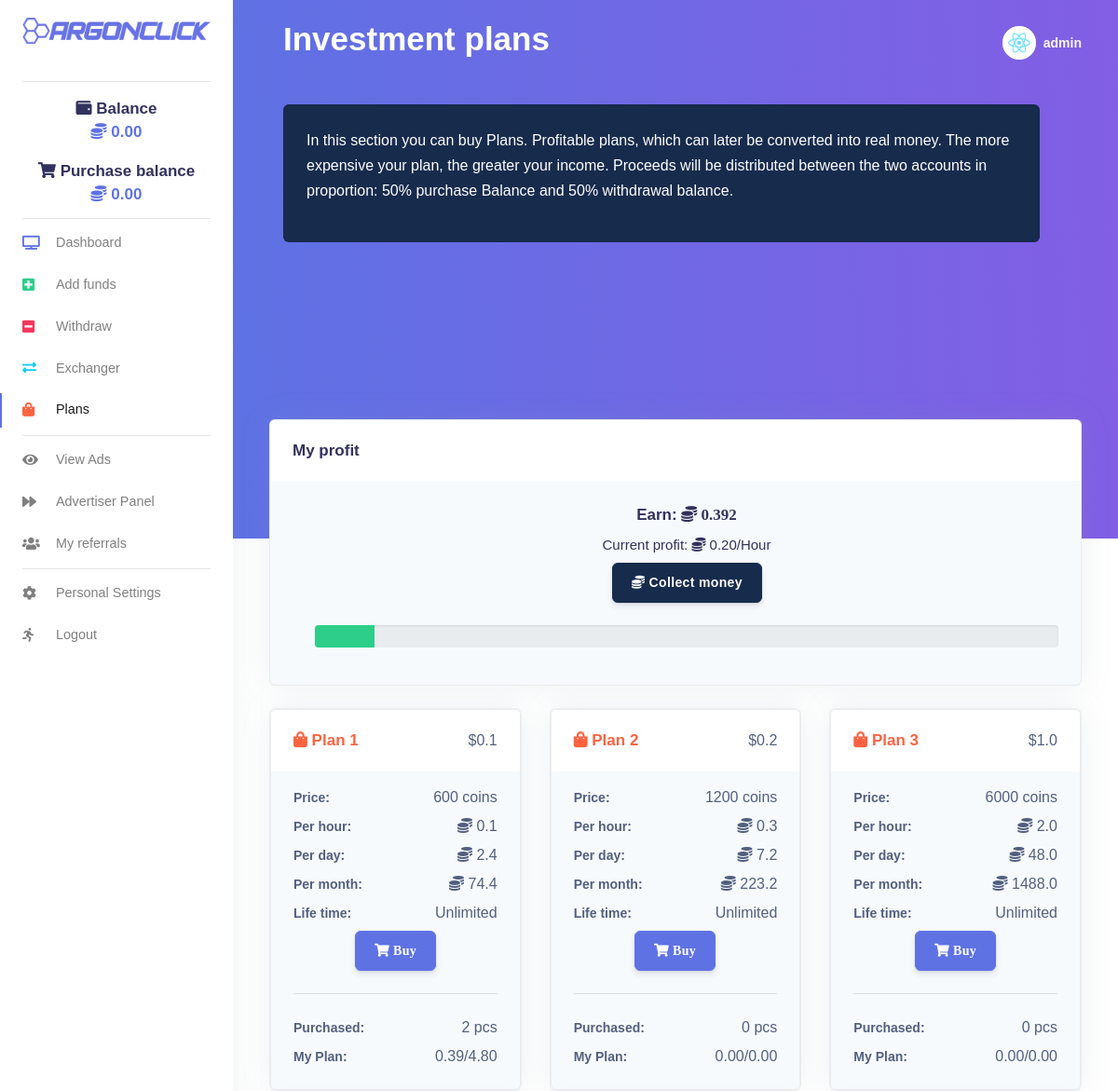
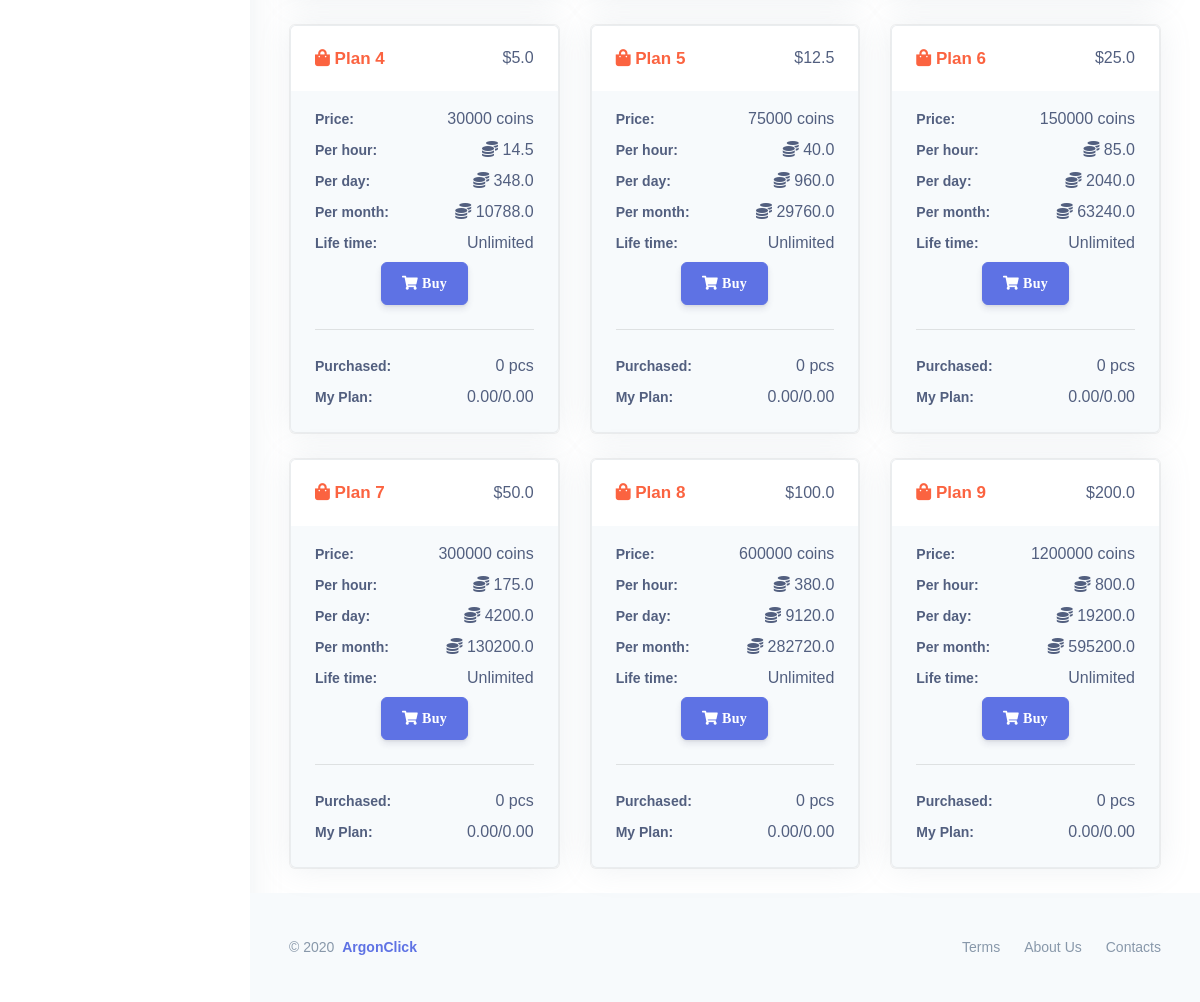
Screenshot of /plans/ (signed in) with the database file from the repository (2 pictures, top to bottom).
### frontend/models.py (models this page shows, shortened)
class Profile(models.Model):
    user = models.OneToOneField(User, on_delete=models.CASCADE)
    bio = models.TextField(max_length=500, blank=True)
    code = models.CharField(max_length=6, blank=True)
    recommended_by = models.ForeignKey(User, on_delete=models.CASCADE, blank=True, null=True, related_name="ref_by")
    balance = models.FloatField(default=0.00, max_length=7)
    purchase_balance = models.FloatField(default=0.00, max_length=7)
    click = models.IntegerField(default=0)
    per_hour = models.FloatField(default=0.00, max_length=7)
    profit = models.FloatField(default=0.00, max_length=7)
    alltime_earning = models.FloatField(default=0.00)
    investment_plans = models.TextField(blank=True, null=True)
    all_deposits = models.FloatField(default=0.00, max_length=7)
    earned_click = models.FloatField(default=0.00, max_length=7)
    deposit = models.FloatField(default=0.00, max_length=7)
    paid_out = models.FloatField(default=0.00, max_length=7)
    payeer = models.CharField(max_length=9, blank=True, null=True)
    perfectmoney = models.CharField(max_length=9, blank=True, null=True)
    created = models.DateTimeField(auto_now_add=True)
    plan_created = models.DateTimeField(auto_now_add=True)
    no_plan = models.IntegerField(default=0)
    no_ad = models.IntegerField(default=0)
    title = models.CharField(max_length=70, blank=True, null=True)
    url = models.URLField(blank=True, max_length=200)
    ads = models.TextField(blank=True, null=True)
    plans = models.TextField(blank=True, null=True)
    def save(self, *args, **kwargs):
        if self.code == '':
            code = generate_ref_code()
            self.code = code
        super().save(*args, **kwargs)

class PlansPlan(models.Model):
    price = models.IntegerField(default=0)
    price_in_dollor  = models.FloatField(default=0)
    per_hour = models.FloatField(default=0)
    per_day = models.FloatField(default=0)
    per_month = models.FloatField(default=0)
    life_time = models.CharField(max_length=10, null=True, blank=True)
    def save(self, *args, **kwargs):
        super().save(*args, **kwargs)

### frontend/views.py (the view, shortened to what this page needs)
# urls.py: path('plans/', views.plans, name="plans_page"),
@login_required(login_url='login_page')
def plans(request, *args, **kwargs):
    user_obj = User.objects.get(username=str(request.user.username))
    profile = Profile.objects.get(user=user_obj)
    if profile.plans in ['plans', None]: profile.ads = ''
    if profile.investment_plans in ['plans', None]: profile.investment_plans = ''
    a = pytz.utc.localize(datetime.utcnow())
    b = a-profile.plan_created
    second = b.seconds
    hour = second/3600
    profile.per_hour = 0
    b = save_asList(profile, profile.investment_plans)
    l = PlansPlan.objects.count()
    prof = [0]*l
    max_prof = [0]*l
    for plan in PlansPlan.objects.all():
        profile.per_hour += plan.per_hour*int(b[plan.id-1])
        if len(save_asList(profile, profile.investment_plans)) != PlansPlan.objects.count():
            profile.investment_plans += f"0"
        plan.save()
    for i in range(l):
        plan = PlansPlan.objects.get(id=i+1)
        max_prof[i] = 24*plan.per_hour*int(b[i])
        if hour > 24:
            profile.profit = 24*profile.per_hour
            prof[i] = 24*plan.per_hour*int(b[i])
        else:
            profile.profit = hour*profile.per_hour
            prof[i] = hour*plan.per_hour*int(b[i])
    if "collect" in request.POST:
        profile.balance += profile.profit/2
        profile.purchase_balance += profile.profit/2
        profile.profit = 0
        profile.plan_created = pytz.utc.localize(datetime.utcnow())
    if profile.profit > profile.per_hour*24:
        profile.profit = profile.per_hour*24
        max_profit = 100
    elif profile.profit == 0:
        max_profit = 0
    else:
        max_profit = int((profile.profit/(profile.per_hour*24)*100))
    profile.save()
    return render(request, 'frontend/plans.html', {"profile": profile,
                                                   "plans": zip(PlansPlan.objects.all(), prof, max_prof, save_asList(profile, profile.investment_plans)),
                                                   "profit": profile.profit,
                                                   "max_profit": max_profit,
                                                   })

### frontend/templates/frontend/plans.html (shortened to what this page needs)
{% load i18n static %}<!DOCTYPE html>
{% load static %}
{% load compress %}
{% get_current_language as LANGUAGE_CODE %}{% get_current_language_bidi as LANGUAGE_BIDI %}
<html lang="{{ LANGUAGE_CODE|default:"en-us" }}" {% if LANGUAGE_BIDI %}dir="rtl"{% endif %}>
<head>
    {% compress css %}
    <link rel="stylesheet" type="text/css" href="{% static 'css/css.css' %}" charset="utf-8">
    <link rel="stylesheet" href="https://cdnjs.cloudflare.com/ajax/libs/font-awesome/5.5.0/css/all.css" type="text/css" charset="utf-8">
    <link rel="stylesheet" href="https://appsrv1-147a1.kxcdn.com/black-dashboard/css/nucleo-icons.min.css" type="text/css" charset="utf-8">
    <link rel="stylesheet" type="text/css" href="{% static 'css/argon-dashboard.css' %}" charset="utf-8">
    <link rel="stylesheet" type="text/css" href="{% static 'css/animate.css' %}" charset="utf-8">
    {% endcompress %}
</head>
{% load i18n %}
<body class="body">
<nav class="navbar navbar-vertical fixed-left navbar-expand-md navbar-light bg-white" id="sidenav-main">
  <div class="container-fluid">
    <a class="navbar-brand pt-0" href="{% url 'home_page' %}"> <img src="{% static 'img/blue.png' %}" class="navbar-brand-img" alt="..."> </a>
    <div class="collapse navbar-collapse" id="sidenav-collapse-main">
        <hr class="my--2">
      <ul id="wallet-shopping" class="navbar-nav">
           <div class="text-center mt-4">
                    <h3><i class="fas fa-wallet"></i> Balance</h3>
                    <div class="h3 font-weight-bold text-primary mt--2"> <i class="fas fa-coins"></i>  {{ profile.balance|floatformat:2 }}</div>
                  </div>
             <div class="text-center mt-2">
                    <h3><i class="fas fa-shopping-cart"></i> Purchase balance</h3>
                    <div class="h3 font-weight-bold text-primary mt--2"> <i class="fas fa-coins"></i>  {{ profile.purchase_balance|floatformat:2  }}</div>
                  </div>
      </ul>
           <hr class="my-1">
      <ul class="navbar-nav">
        <li class="nav-item"> <a class="nav-link" href="{% url 'account_page' %}"> <i class="fa fa-tv text-primary"></i> Dashboard </a> </li>
        <li class="nav-item"> <a class="nav-link" href="{% url 'insert_page' %}"> <i class="fa fa-plus-square text-success"></i> Add funds </a> </li>
        <li class="nav-item"> <a class="nav-link" href="{% url 'payment_page' %}"> <i class="fa fa-minus-square text-red"></i> Withdraw </a> </li>
        <li class="nav-item"> <a class="nav-link" href="{% url 'exchange_page' %}"> <i class="fas fa-exchange-alt text-info"></i> Exchanger </a> </li>
        <li class="nav-item"> <a class="nav-link active" href="{% url 'plans_page' %}"> <i class="fa fa-shopping-bag text-warning"></i> Plans </a> </li>
      </ul>
      <hr class="my-1">
      <ul class="navbar-nav">
        <li class="nav-item"> <a class="nav-link" href="{% url 'viewads_page' %}"> <i class="fa fa-eye"></i> View Ads </a> </li>
        <li class="nav-item"> <a class="nav-link" href="{% url 'viewads_add_page' %}"> <i class="fa fa-forward"></i> Advertiser Panel </a> </li>
        <li class="nav-item"> <a class="nav-link" href="{% url 'referrals_page' %}"> <i class="fa fa-users"></i> My referrals </a> </li>
      </ul>
      <hr class="my-1">
      <ul class="navbar-nav">
        <li class="nav-item"> <a class="nav-link" href="{% url 'settings_page' %}"> <i class="fa fa-cog"></i> Personal Settings </a> </li>
        <li class="nav-item"> <a class="nav-link" href="{% url 'exit_page' %}"> <i class="fas fa-running"></i> Logout </a> </li>
      </ul>
    </div>
  </div>
</nav>
  <div class="main-content">
    <nav class="navbar navbar-top navbar-expand-md navbar-dark" id="navbar-main">
      <div class="container-fluid">
        <div class="col">
          <h1 class="display-3 text-white">Investment plans</h1>
        </div>
      <ul class="navbar-nav align-items-center d-none d-md-flex">
        <li class="nav-item dropdown"> <a class="nav-link pr-0" href="#" role="button" data-toggle="dropdown" aria-haspopup="true" aria-expanded="false">
          <div class="media align-items-center"> <span class="avatar avatar-sm rounded-circle"> <img alt="Image placeholder" src="{% static 'img/react.jpg' %}"> </span>
            <div class="media-body ml-2 d-none d-lg-block"> <span class="mb-0 text-sm  font-weight-bold notranslate">{{ user.username|default:'Guest' }}</span> </div>
          </div>
          </a>
        </li>
      </ul>
      </div>
    </nav>
    <div class="header bg-gradient-primary pb-9 pt-7 pt-md-8">
      <div class="container-fluid d-flex align-items-center mt--3">
        <div class="row  col">
          <div class="col-xl-12 col-lg-12">
            <div class="card bg-default">
              <div class="card-body">
                <div class="text-white">
                  <p>In this section you can buy Plans. Profitable
plans, which can later be converted into real money. The more expensive
your plan, the greater your income. Proceeds will be distributed between
 the two accounts in proportion: 50% purchase Balance and 50% withdrawal
 balance.</p>
                </div>
              </div>
            </div>
          </div>
        </div>
      </div>
	  <div class="col-lg-12 text-center mt-4">
<iframe data-aa="1328909" src="//ad.a-ads.com/1328909?size=468x60" scrolling="no" style="width:468px; height:60px; border:0px; padding:0; overflow:hidden" allowtransparency="true" oz7o138jx=""></iframe>
<iframe data-aa="1328909" src="//ad.a-ads.com/1328909?size=468x60" scrolling="no" style="width:468px; height:60px; border:0px; padding:0; overflow:hidden" allowtransparency="true" oz7o138jx=""></iframe>
</div>
    </div>
    <div class="container-fluid mt--8">
      <div id="rate_click" class="row">
        <div class="col-xl-12">
          <div class="card bg-secondary shadow">
            <div class="card-header bg-white border-0">
              <div class="row align-items-center">
                <div class="col-8">
                  <h3 class="mb-0">My profit</h3>
                </div>
              </div>
            </div>
            <div class="card-body">
              <div class="pl-lg-4">
                <div class="row">
                  <div class="col-lg-12">
                    <div class="text-center">
                        <h3>Earn: <span class="fas fa-coins notranslate" id="Sbor"> {{ profit|floatformat:3 }}</span></h3>
                      <div class="h4 font-weight-300">Current profit: <i class="fas fa-coins"></i> {{ profile.per_hour|floatformat:2 }}/Hour</div>
                      <form action="{% url 'plans_page' %}" method="post">
                        <button class="btn btn-default" name="collect" id="collect-btn" type="submit">
                          <span class="btn-inner--icon"><i class="fa fa-coins"></i></span>
                          <span class="btn-inner--text">Collect money</span>
                        </button>
                      </form>
                      <br />
                    {% if max_profit <= 50 %}
                      <div class="progress">
                          <div class="progress-bar bg-success" role="progressbar" style="width: {{max_profit}}%" aria-valuenow="25" aria-valuemin="0" aria-valuemax="100"></div>
                      </div>
                    {% elif 50 < max_profit < 100 %}
                      <div class="progress">
                          <div class="progress-bar bg-warning" role="progressbar" style="width: {{max_profit}}%" aria-valuenow="75" aria-valuemin="0" aria-valuemax="100"></div>
                      </div>
                      {% elif max_profit >= 100 %}
                      <div class="progress">
                      <div class="progress-bar bg-danger" role="progressbar" style="width: 100%" aria-valuenow="100" aria-valuemin="0" aria-valuemax="100"></div>
                      </div>
                    {% endif %}
                    </div>
                  </div>
                </div>
              </div>
            </div>
          </div>
        </div>
      </div>
    </div>
    <div class="container-fluid">
      <div id="show_table" class="row">
          {% for plan, p, mp, pcs in plans %}
          <div class="col-xl-4 col-lg-6 mt-4">
            <div class="card card-stats mb-4 mb-xl-0">
              <div class="card bg-secondary shadow">
                <div class="card-header bg-white border-0">
                  <div class="row align-items-center">
                    <div class="col-8">
                        <h3 class="mb-0 text-warning"><span class="fa fa-shopping-bag"></span> Plan {{plan.id}}</h3>
                    </div>
                    <div class="col-4 text-right">${{plan.price_in_dollor}}</div>
                  </div>
                </div>
                <div class="card-body">
                  <div class="row">
                    <div class="col-lg-12">
                      <div>
                        <label class="form-control-label">Price:</label>
                        <span class="float-right">{{plan.price}} coins</span>
                      </div>
                      <div>
                        <label class="form-control-label">Per hour:</label>
                        <span class="float-right"><span class="fas fa-coins"></span> {{plan.per_hour}}</span>
                      </div>
                      <div>
                        <label class="form-control-label">Per day:</label>
                        <span class="float-right"><span class="fas fa-coins"></span> {{plan.per_day}}</span>
                      </div>
                      <div>
                        <label class="form-control-label">Per month:</label>
                        <span class="float-right"><span class="fas fa-coins"></span> {{plan.per_month}}</span>
                      </div>
					  <div>
                        <label class="form-control-label">Life time:</label>
                        <span class="float-right">Unlimited</span>
                      </div>
                    </div>
                  </div>
                  <div class="text-center">
                      <form action="{% url 'plans_page' %}" method="post">
                        <button class="btn fas fa-shopping-cart btn-3 btn-primary" name="{{plan.id}}" type="submit">
                        <span class="btn-inner--text">Buy</span>
                      </button>
                    </form>
                  </div>
                  <hr class="my-4">
                  <div class="row">
                    <div class="col-lg-12">
                      <div>
                        <label class="form-control-label">Purchased:</label>
                        <span class="float-right">{{ pcs }} pcs</span>
                      </div>
                      <div>
                        <label class="form-control-label">My Plan:</label>
                        <span class="float-right notranslate" id="Sbor{{plan.id}}">{{ p|floatformat:2 }}/{{ mp|floatformat:2 }}</span>
                      </div>
                    </div>
                  </div>
                </div>
              </div>
            </div>
          </div>
          {% endfor %}
      </div>
    </div>
    <footer class="footer mt-4">
      <div class="container-fluid">
        <div class="row align-items-center justify-content-xl-between">
          <div class="col-xl-6">
            <div class="copyright text-center text-xl-left text-muted"> © 2020 <a href="{% url 'home_page' %}" class="font-weight-bold ml-1">ArgonClick</a> </div>
          </div>
          <div class="col-xl-6">
            <ul class="nav nav-footer justify-content-center justify-content-xl-end">
              <li class="nav-item"> <a href="{% url 'terms_page' %}" class="nav-link">Terms</a> </li>
              <li class="nav-item"> <a href="{% url 'about_page'%}" class="nav-link">About Us</a> </li>
              <li class="nav-item"> <a href="{% url 'contacts_page' %}" class="nav-link">Contacts</a> </li>
            </ul>
          </div>
        </div>
      </div>
    </footer>
  </div>
</body></html>

### rows the page displays
Profile: balance "0.00", purchase_balance "0.00", profit "0.392", per_hour "0.20"
PlansPlan: id "1", price_in_dollor "0.1", price "600", per_hour "0.1", per_day "2.4", per_month "74.4", pcs "2", p "0.39", mp "4.80"
PlansPlan: id "2", price_in_dollor "0.2", price "1200", per_hour "0.3", per_day "7.2", per_month "223.2", pcs "0", p "0.00", mp "0.00"
PlansPlan: id "3", price_in_dollor "1.0", price "6000", per_hour "2.0", per_day "48.0", per_month "1488.0", pcs "0", p "0.00", mp "0.00"
PlansPlan: id "4", price_in_dollor "5.0", price "30000", per_hour "14.5", per_day "348.0", per_month "10788.0", pcs "0", p "0.00", mp "0.00"
PlansPlan: id "5", price_in_dollor "12.5", price "75000", per_hour "40.0", per_day "960.0", per_month "29760.0", pcs "0", p "0.00", mp "0.00"
PlansPlan: id "6", price_in_dollor "25.0", price "150000", per_hour "85.0", per_day "2040.0", per_month "63240.0", pcs "0", p "0.00", mp "0.00"
PlansPlan: id "7", price_in_dollor "50.0", price "300000", per_hour "175.0", per_day "4200.0", per_month "130200.0", pcs "0", p "0.00", mp "0.00"
PlansPlan: id "8", price_in_dollor "100.0", price "600000", per_hour "380.0", per_day "9120.0", per_month "282720.0", pcs "0", p "0.00", mp "0.00"
PlansPlan: id "9", price_in_dollor "200.0", price "1200000", per_hour "800.0", per_day "19200.0", per_month "595200.0", pcs "0", p "0.00", mp "0.00"

### other values shown
{{ user.username|default:'Guest' }} "admin"
